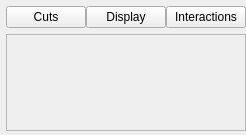
<ui version="4.0" >
 <class>VP1PrdControllerForm</class>
 <widget class="QWidget" name="VP1PrdControllerForm" >
  <property name="geometry" >
   <rect>
    <x>0</x>
    <y>0</y>
    <width>234</width>
    <height>135</height>
   </rect>
  </property>
  <property name="windowTitle" >
   <string>Form</string>
  </property>
  <layout class="QGridLayout" >
   <property name="leftMargin" >
    <number>6</number>
   </property>
   <property name="topMargin" >
    <number>6</number>
   </property>
   <property name="rightMargin" >
    <number>0</number>
   </property>
   <property name="bottomMargin" >
    <number>4</number>
   </property>
   <property name="horizontalSpacing" >
    <number>0</number>
   </property>
   <item row="0" column="0" >
    <widget class="QWidget" native="1" name="widget_settingsButtonsPlaceholder" >
     <property name="sizePolicy" >
      <sizepolicy vsizetype="Fixed" hsizetype="Fixed" >
       <horstretch>0</horstretch>
       <verstretch>0</verstretch>
      </sizepolicy>
     </property>
     <layout class="QGridLayout" >
      <property name="margin" >
       <number>0</number>
      </property>
      <property name="spacing" >
       <number>0</number>
      </property>
      <item row="0" column="0" >
       <widget class="QPushButton" name="pushButton_settings_cuts" >
        <property name="toolTip" >
         <string>Configure track cuts on quantities such as eta, phi and momentum</string>
        </property>
        <property name="text" >
         <string>Cuts</string>
        </property>
       </widget>
      </item>
      <item row="0" column="1" >
       <widget class="QPushButton" name="pushButton_settings_display" >
        <property name="toolTip" >
         <string>Configure track colours</string>
        </property>
        <property name="text" >
         <string>Display</string>
        </property>
       </widget>
      </item>
      <item row="0" column="2" >
       <widget class="QPushButton" name="pushButton_settings_interactions" >
        <property name="toolTip" >
         <string>Settings for what happens in response to selections (printout, zooms, ...)</string>
        </property>
        <property name="text" >
         <string>Interactions</string>
        </property>
       </widget>
      </item>
     </layout>
    </widget>
   </item>
   <item row="0" column="1" >
    <spacer>
     <property name="orientation" >
      <enum>Qt::Horizontal</enum>
     </property>
     <property name="sizeType" >
      <enum>QSizePolicy::Preferred</enum>
     </property>
     <property name="sizeHint" stdset="0" >
      <size>
       <width>1</width>
       <height>3</height>
      </size>
     </property>
    </spacer>
   </item>
   <item row="1" column="0" colspan="2" >
    <widget class="QScrollArea" name="collWidgetScrollArea" />
   </item>
  </layout>
 </widget>
 <resources/>
 <connections/>
</ui>
